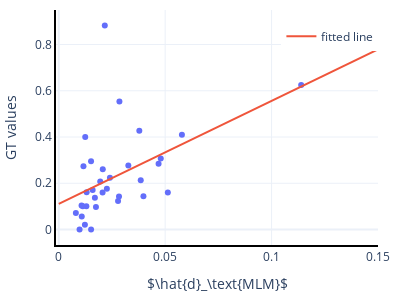

Notebook code cell kept with this figure:
### Code cell
from scipy.stats import linregress
res = linregress(inf, grad)


fig = go.Figure()
fig.add_trace(go.Scatter(x=inf, y=grad, text=keys, showlegend=False, mode="markers"))
fig.add_trace(go.Scatter(x=np.array([0, 0.15]), y=res.intercept + res.slope*np.array([0, 0.15]), showlegend=True, name="fitted line", mode="lines"))
fig.update_layout(template="plotly_white", width=400, height=300, margin=dict(t=10, l=50, b=50, r=10))
fig.update_layout(legend=dict(x=0.7, y=0.95))
fig.update_xaxes(showline=True, linewidth=2, linecolor='black', mirror=False)
fig.update_yaxes(showline=True, linewidth=2, linecolor='black', mirror=False)
fig.update_xaxes(title=r'$\hat{d}_\text{MLM}$')
fig.update_yaxes(title="GT values")

fig.write_image("influences_grade_scatter.png")
fig.write_image("influences_grade_scatter.pdf")
fig.show()

### Figure 1 — Plotly figure (JSON) as saved in the notebook; plotly's stock layout.template omitted (floating-point values rounded to 4 significant figures)
{"data": [{"mode": "markers", "showlegend": false, "text": ["attack_nn", "bag_nn", "ball_nn", "bit_nn", "chairman_nn", "circle_vb", "contemplation_nn", "donkey_nn", "edge_nn", "face_nn", "fiction_nn", "gas_nn", "graft_nn", "head_nn", "land_nn", "lane_nn", "lass_nn", "multitude_nn", "ounce_nn", "part_nn", "pin_vb", "plane_nn", "player_nn", "prop_nn", "quilt_nn", "rag_nn", "record_nn", "relationship_nn", "risk_nn", "savage_nn", "stab_nn", "stroke_vb", "thump_nn"], "type": "scatter", "x": [0.0398, 0.01299, 0.05787, 0.04793, 0.0152, 0.01593, 0.008041, 0.0206, 0.02069, 0.01699, 0.01229, 0.05126, 0.02851, 0.01518, 0.02405, 0.01072, 0.03853, 0.01128, 0.04691, 0.01312, 0.01949, 0.02164, 0.01162, 0.1139, 0.02786, 0.0327, 0.03786, 0.01081, 0.009789, 0.01749, 0.01244, 0.02261, 0.02832], "y": [0.144, 0.1004, 0.4094, 0.3066, 0, 0.1711, 0.07084, 0.1601, 0.261, 0.1378, 0.02072, 0.1596, 0.554, 0.2953, 0.2234, 0.1037, 0.2126, 0.1004, 0.2849, 0.1613, 0.2072, 0.8823, 0.2737, 0.6248, 0.1231, 0.2765, 0.4274, 0.05622, 0, 0.09687, 0.4006, 0.1762, 0.143]}, {"mode": "lines", "name": "fitted line", "showlegend": true, "type": "scatter", "x": [0, 0.15], "y": [0.1112, 0.7792]}], "layout": {"height": 300, "legend": {"x": 0.7, "y": 0.95}, "margin": {"b": 50, "l": 50, "r": 10, "t": 10}, "width": 400, "xaxis": {"linecolor": "black", "linewidth": 2, "mirror": false, "showline": true, "title": {"text": "$\\hat{d}_\\text{MLM}$"}}, "yaxis": {"linecolor": "black", "linewidth": 2, "mirror": false, "showline": true, "title": {"text": "GT values"}}}}
